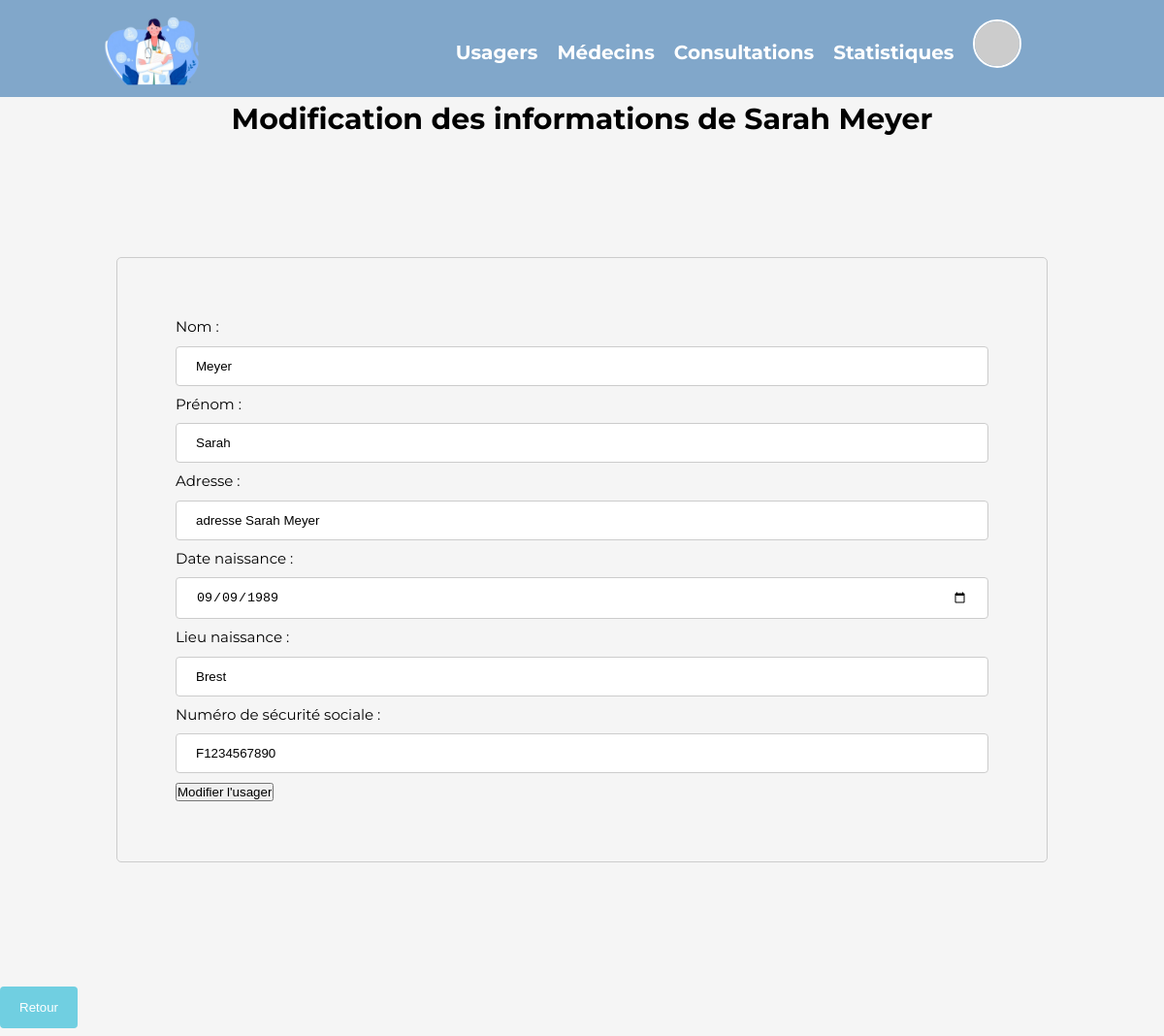
The page /PHP/modifierPatient.php?id=6&nom=Meyer&prenom=Sarah&adresse=adresse Sarah Meyer&dateNaissance=1989-09-09&lieuNaissance=Brest&numSecu=F1234567890 on the database its author committed.
### tables this page shows
CREATE TABLE usager(
   idusager INT AUTO_INCREMENT,
   Civilite VARCHAR(50),
   Nom VARCHAR(50),
   Prenom VARCHAR(50),
   Adresse VARCHAR(50),
   DateNaissance DATE,
   LieuNaissance VARCHAR(50),
   NumSecu VARCHAR(50),
   Id_Medecin INT NOT NULL,
   PRIMARY KEY(idusager),
   FOREIGN KEY(Id_Medecin) REFERENCES medecin(Id_Medecin)
);

### PHP/modifierPatient.php (the view, shortened to what this page needs)
 <!DOCTYPE html>
<html lang="fr">
<head>
    <link rel="stylesheet" href="/CSS/base.css">
    <link rel="stylesheet" href="/CSS/modifier.css">
</head>
<body>
	<?php include 'header.php';
		require 'connexionBD.php';
		try {
			if ($_SERVER["REQUEST_METHOD"] == "GET") {
				$nom = $_GET['nom'];
				$prenom = $_GET['prenom'];
				$adresse = $_GET['adresse'];
				$dateNaissance = $_GET['dateNaissance'];
				$lieuNaissance = $_GET['lieuNaissance'];
				$numSecu = $_GET['numSecu'];
				$sql = "SELECT * FROM usager
					WHERE Nom = :Nom
					AND Prenom = :Prenom
					AND Adresse = :Adresse
					AND DateNaissance = :DateNaissance
					AND LieuNaissance = :LieuNaissance
					AND NumSecu = :NumSecu";
				$stmt = $bdd->prepare($sql);
				$stmt->bindParam(':Nom', $nom, PDO::PARAM_STR);
				$stmt->bindParam(':Prenom', $prenom, PDO::PARAM_STR);
				$stmt->bindParam(':Adresse', $adresse, PDO::PARAM_STR);
				$stmt->bindParam(':DateNaissance', $dateNaissance, PDO::PARAM_STR);
				$stmt->bindParam(':LieuNaissance', $lieuNaissance, PDO::PARAM_STR);
				$stmt->bindParam(':NumSecu', $numSecu, PDO::PARAM_STR);
				$stmt->execute();
				$usager = $stmt->fetch(PDO::FETCH_ASSOC);
				$id = $usager['idusager'];
				?>
				<h1>Modification des informations de <?php echo $prenom ." ". $nom; ?></h1>
				<div class="form">
					<form action="modifierPatient.php?idusager=<?php echo $id; ?>" method="post">
						<label for="Nom">Nom :</label>
						<input type="text" id="nom" name="Nom" value="<?php echo $usager['Nom']; ?>" required><br>
						<label for="Prenom">Prénom :</label>
						<input type="text" id="prenom" name="Prenom" value="<?php echo $usager['Prenom']; ?>" required><br>
						<label for="Adresse">Adresse :</label>
						<input type="text" id="adresse" name="Adresse" value="<?php echo $usager['Adresse']; ?>" required><br>
						<label for="DateNaissance">Date naissance :</label>
						<input type="date" id="dateNaissance" name="DateNaissance" value="<?php echo $usager['DateNaissance']; ?>" required><br>
						<label for="LieuNaissance">Lieu naissance :</label>
						<input type="text" id="lieuNaissance" name="LieuNaissance" value="<?php echo $usager['LieuNaissance']; ?>" required><br>
						<label for="NumSecu">Numéro de sécurité sociale :</label>
						<input type="text" id="numSecu" name="NumSecu" value="<?php echo $usager['NumSecu']; ?>" required><br>
						<input type="submit" value="Modifier l'usager">
					</form>
				</div>
				<?php
			} else {
				echo "Méthode non autorisée";
			}
		} catch (PDOException $e) {
			echo "Erreur : " . $e->getMessage();
		}
	?>
	<button onclick="window.location.href='/PHP/affichagePatient.php'">Retour</button>
</body>

### CSS/base.css (style rules this page uses)
* { margin: 0; padding: 0; box-sizing: border-box; }
body { background-color: #f5f5f5; font-family: 'Montserrat', sans-serif; font-size: 15px; justify-content: center; line-height: 1.5; }
h1 { text-align: center; font-size: 30px; margin-bottom: 20px; }

### CSS/modifier.css (style rules this page uses)
.form { margin-top: 10%; margin-left: 10%; margin-right: 10%; margin-bottom: 10%; padding: 5%; border: 1px solid #ccc; border-radius: 5px; }
input[type=text], input[type=password], input[type=number], input[type=date] { width: 100%; padding: 12px 20px; margin: 8px 0; border: 1px solid #ccc; border-radius: 4px; box-sizing: border-box; }
button { background-color: #70CFE1; color: white; padding: 14px 20px; margin: 8px 0; border: 10px; border-radius: 4px; cursor: pointer; }

### rows shown on the page
usager: Nom "Meyer", Prenom "Sarah", Adresse "adresse Sarah Meyer", DateNaissance "09/09/1989", LieuNaissance "Brest", NumSecu "F1234567890"

### other values the page prints
$prenom "Sarah"
$nom "Meyer"
